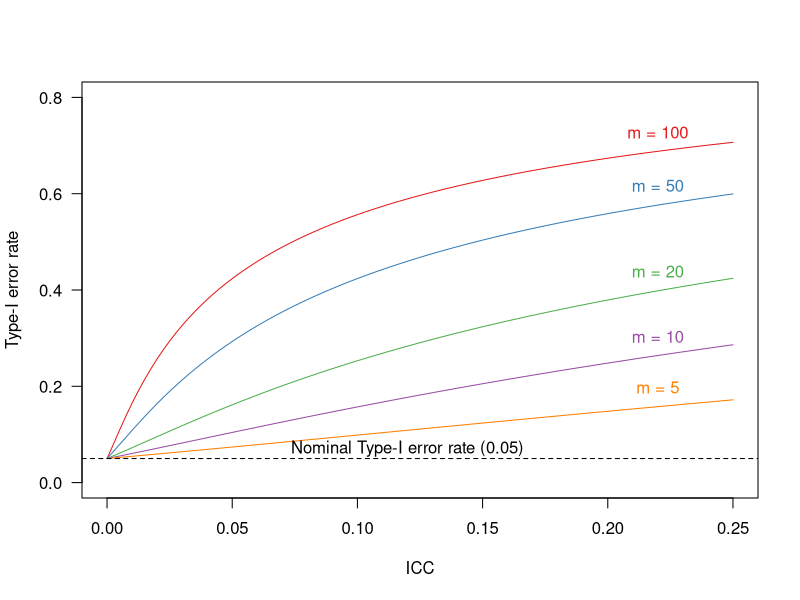

Write R code to recreate this figure.
## ---- chunk 1
typeI.fnc <- function(k = 10, m = 20, ICC = 0.1) {
  # Computation from Hedges 2007,
  # where ICC is the intra-class correlation coefficient,
  # k the number of clusters and
  # m the number of observations per cluster
  h <- (((k*m - 2) - 2*(m-1)*ICC)^2) / (((k*m-2)*(1-ICC)^2 + m*(k*m - 2*m)*ICC^2 + 2*(k*m - 2*m)*ICC*(1-ICC)))
  c <- sqrt((((k*m-2)-(2*(m-1)*ICC))/((k*m-2)*(1+(m-1)*ICC))))
  critical.value.t <- qt(0.975, k*m-2)
  
  return(2*(1-pt(c*critical.value.t, h)))
}
## ---- chunk 2
#| fig.cap: "**Figure 1 -- corrected:** Type-I error rates for cluster-randomized experiments when analyzed by means of a t-test on the participants’ scores as a function of the intraclass correlation coefficient (ICC) and the number of participants per cluster (m). For this graph, the number of clusters was fixed at 10, but the Type-I error rate differs only slightly for different numbers of clusters."
par(las = 1)
my_colours <- RColorBrewer::brewer.pal(5, "Set1")
m <- c(100, 50, 20, 10, 5)
curve(typeI.fnc(ICC = x, m = m[1]), col = my_colours[1],
      from = 0, to = 0.25, ylim = c(0, 0.8),
      xlab = "ICC",
      ylab = "Type-I error rate")
text(paste0("m = ", m[1]), x = 0.22, y = typeI.fnc(ICC = 0.22, m = m[1]) + 0.04, col = my_colours[1])
for (i in 2:5) {
  curve(typeI.fnc(ICC = x, m = m[i]), col = my_colours[i],
        add = TRUE)
  text(paste0("m = ", m[i]), x = 0.22, y = typeI.fnc(ICC = 0.22, m = m[i]) + 0.04, col = my_colours[i])
}
abline(h = 0.05, lty = 2)
text("Nominal Type-I error rate (0.05)", x = 0.12, y = 0.07)
